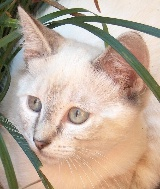
#> input picture data/raw/natural-images/cat/cat_0018.jpg, 160 x 189 px; its folder holds only this picture in this run
$ jupyter execute --allow-errors 02_preprocessing.ipynb
#> lines starting #> are read from the running program, lines starting #| are printed output that depends on the picture
### src/common.py
"""
Shared helpers used by all five notebooks.
Keeping paths, class names, the data loader and the evaluation routine in ONE place
guarantees that every model is trained/tested on the same split and scored the same way.
"""
import os, json, time
from pathlib import Path

import numpy as np
import pandas as pd
import matplotlib.pyplot as plt
from PIL import Image
from sklearn.metrics import (accuracy_score, precision_recall_fscore_support,
                             confusion_matrix, classification_report)

# --------------------------------------------------------------------------- paths
def _find_root():
    here = Path.cwd().resolve()
    for p in [here, *here.parents]:
        if (p / "src" / "common.py").exists():
            return p
    return here

ROOT       = _find_root()
RAW_DIR    = ROOT / "data" / "raw" / "natural-images"
PROC_DIR   = ROOT / "data" / "processed"
MODELS_DIR = ROOT / "models"
FIG_DIR    = ROOT / "results" / "figures"
MET_DIR    = ROOT / "results" / "metrics"
for _d in (PROC_DIR, MODELS_DIR, FIG_DIR, MET_DIR):
    _d.mkdir(parents=True, exist_ok=True)

# --------------------------------------------------------------------------- settings
# Quick mode (set NI_QUICK=1 before launching Jupyter) = tiny subset + 2-3 epochs,
# useful to check that everything runs before the full training.
QUICK = os.environ.get("NI_QUICK", "0") == "1"

CLASSES   = ["airplane", "car", "cat", "dog", "flower", "fruit", "motorbike", "person"]
IMG_SIZE  = 64                       # every image is resized to 64 x 64
SEED      = 42
TEST_SIZE = 0.20
MAX_PER_CLASS = 40 if QUICK else None        # None = use ALL images (6,899 in total)
EPOCHS = dict(mlp=3, cnn=3, resnet=2, vgg=2) if QUICK else dict(mlp=30, cnn=25, resnet=8, vgg=8)
USE_PRETRAINED = not QUICK                   # ImageNet weights (downloaded on first use)
TL_SIZE = 32 if QUICK else 96                # input size fed to ResNet50 / VGG16
IMG_EXT = {".jpg", ".jpeg", ".png", ".bmp"}

# --------------------------------------------------------------------------- data
def class_dir(cls):
    """Return the folder of one class (also works if the zip created a nested folder)."""
    direct = RAW_DIR / cls
    if direct.is_dir():
        return direct
    for p in RAW_DIR.rglob(cls):
        if p.is_dir():
            return p
    raise FileNotFoundError(
        f"Folder for class '{cls}' not found in {RAW_DIR}.\n"
        "Download the Natural Images dataset and place the 8 class folders "
        "inside data/raw/natural-images/")

def list_images(cls, max_n=None):
    files = sorted(p for p in class_dir(cls).iterdir() if p.suffix.lower() in IMG_EXT)
    return files[:max_n] if max_n else files

def load_dataset(size=IMG_SIZE, max_per_class=MAX_PER_CLASS):
    """Load every image as RGB uint8 array (N, size, size, 3) + integer labels (N,)."""
    X, y, bad = [], [], 0
    for label, cls in enumerate(CLASSES):
        for f in list_images(cls, max_per_class):
            try:
                img = Image.open(f).convert("RGB").resize((size, size), Image.BILINEAR)
                X.append(np.asarray(img, dtype=np.uint8)); y.append(label)
            except Exception:
                bad += 1
    if bad:
        print(f"Skipped {bad} unreadable files")
    return np.stack(X), np.array(y)

# [7 lines left out: function load_split, not called in this run]

# --------------------------------------------------------------------------- figures
def save_fig(name, dpi=150):
    path = FIG_DIR / name
    plt.savefig(path, dpi=dpi, bbox_inches="tight")
    print("saved ->", path.relative_to(ROOT))

# [14 lines left out: function show_samples, not called in this run]

# --------------------------------------------------------------------------- evaluation
def slug(name):
    return name.lower().replace(" ", "_").replace("/", "_")

# [67 lines left out: functions evaluate, plot_confusion, plot_history, show_predictions, compare, plot_comparison, not called in this run]

### notebooks/02_preprocessing.ipynb
# 02 - Preprocessing
**Goal:** turn the raw images of different sizes into clean arrays and create **one fixed train/test split** that *all ten models* will share.

| Step | Operation | Why |
|---|---|---|
| 1 | Show every operation on ONE image | understand what each step does |
| 2 | Load + resize all images to 64 x 64 | fixed input size |
| 3 | Grayscale version | HOG works on intensity/shape |
| 4 | Stratified 80 / 20 split | same class proportions in train and test |
| 5 | Save to `data/processed/dataset_64.npz` | notebooks 03-05 simply load it |

Pixel values are stored as `uint8` (0-255). Normalisation (/255) is done when a model needs it - this keeps the file small.

[cell 1]
import sys; sys.path.append("..")          # lets the notebook import src/common.py
from src.common import *
import matplotlib.pyplot as plt, numpy as np, pandas as pd
print("Project root:", ROOT)
print("QUICK mode:", QUICK)
from PIL import Image
from skimage.color import rgb2gray
from sklearn.model_selection import train_test_split

## Step 1 - Every operation on one example image

[cell 2]
f = list_images("cat")[0]
raw = Image.open(f).convert("RGB")
#> raw is the input picture: PIL image 160x189 RGB; mean R, G, B 189.7, 170.7, 153.8
resized = raw.resize((IMG_SIZE, IMG_SIZE), Image.BILINEAR)
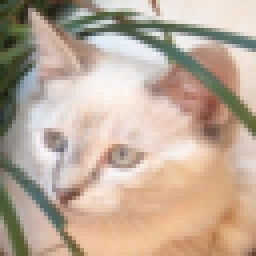
#> resized: PIL image 64x64 RGB (shown 4 times larger); mean R, G, B 189.8, 170.7, 153.8
arr_u8  = np.asarray(resized)                     # uint8, 0..255
arr_f   = arr_u8 / 255.0                          # float, 0..1   (normalisation)
gray    = rgb2gray(arr_f)                         # 64 x 64, one channel
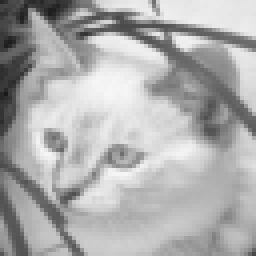
#> gray: shape (64, 64) float64 (shown 4 times larger); min 0.104, max 0.971, mean 0.681

fig, ax = plt.subplots(1, 5, figsize=(17, 3.4))
ax[0].imshow(raw);               ax[0].set_title(f"1. original {raw.size[0]}x{raw.size[1]} RGB")
ax[1].imshow(resized);           ax[1].set_title(f"2. resized {IMG_SIZE}x{IMG_SIZE} RGB")
ax[2].imshow(gray, cmap="gray"); ax[2].set_title("3. grayscale (for HOG)")
ax[3].hist(arr_u8.ravel(), bins=32, color="gray"); ax[3].set_title("pixel values 0-255 (uint8)")
ax[4].hist(arr_f.ravel(),  bins=32, color="steelblue"); ax[4].set_title("after /255 -> 0-1")
for a in ax[:3]: a.axis("off")
plt.tight_layout(); save_fig("02_preprocessing_steps.png"); plt.show()
#> in save_fig, `plt.savefig(path, dpi=dpi, bbox_inches="tight")`:
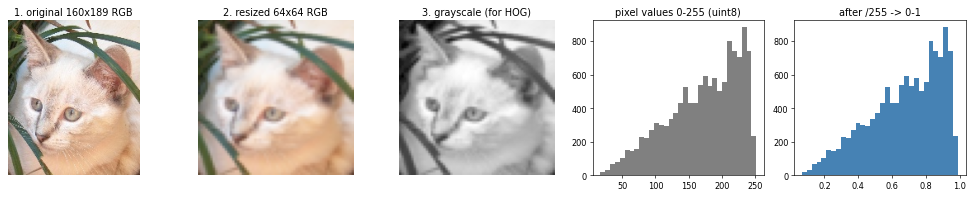
#> figure drawn by matplotlib, 5 panels; panel 4: tallest bar 881 high, from x = 230 to 237.3; panel 5: tallest bar 881 high, from x = 0.902 to 0.931
print("array shape:", arr_u8.shape, " dtype:", arr_u8.dtype, " -> gray shape:", gray.shape)
#| array shape: (64, 64, 3)  dtype: uint8  -> gray shape: (64, 64)

## Step 2 - Load and resize the whole dataset

#> (a cell that did not finish here is left out)

print("X:", X.shape, X.dtype, f"-> {X.nbytes/1e6:.0f} MB")
print("y:", y.shape, "classes:", np.bincount(y))

#> (a cell that did not finish here is left out)

## Step 3 - Grayscale preview (this is what HOG will "see")

#> (a cell that did not finish here is left out)

## Step 4 - Stratified train/test split
`stratify=y` keeps the same class proportions in both parts; `random_state` makes the split reproducible.
Because **every notebook loads this same file**, the ten models are compared on exactly the same test images.

#> (a cell that did not finish here is left out)

## Step 5 - Save

#> (a cell that did not finish here is left out)

## Next
`03_hog_traditional_ml.ipynb` converts these images to HOG features and trains the six traditional models.

$ run again, on data/raw/natural-images/cat/cat_0084.jpg
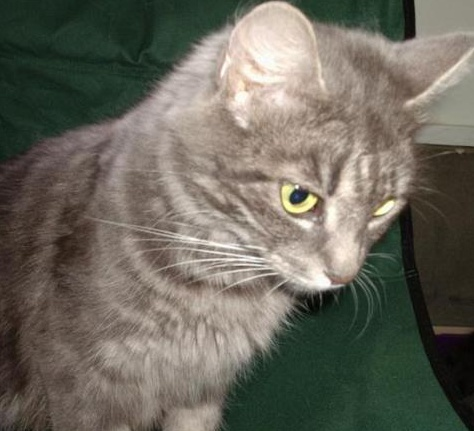
#> input picture data/raw/natural-images/cat/cat_0084.jpg, 474 x 431 px
#> raw is the input picture: PIL image 474x431 RGB; mean R, G, B 107.5, 104.1, 93.1
#> `resized = raw.resize((IMG_SIZE, IMG_SIZE), Image.BILINEAR)`:
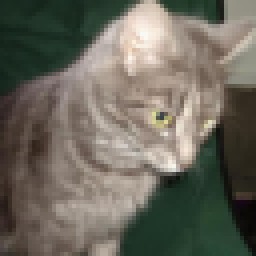
#> resized: PIL image 64x64 RGB (shown 4 times larger); mean R, G, B 107.5, 104.1, 93.1
#| array shape: (64, 64, 3)  dtype: uint8  -> gray shape: (64, 64)

$ run again, on data/raw/natural-images/cat/cat_0113.jpg
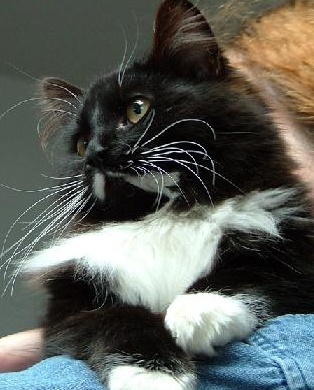
#> input picture data/raw/natural-images/cat/cat_0113.jpg, 314 x 390 px
#> raw is the input picture: PIL image 314x390 RGB; mean R, G, B 91.6, 95.3, 89.6
#> `resized = raw.resize((IMG_SIZE, IMG_SIZE), Image.BILINEAR)`:
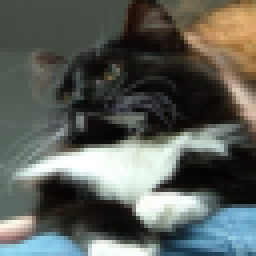
#> resized: PIL image 64x64 RGB (shown 4 times larger); mean R, G, B 91.6, 95.3, 89.6
#> `gray    = rgb2gray(arr_f)`:
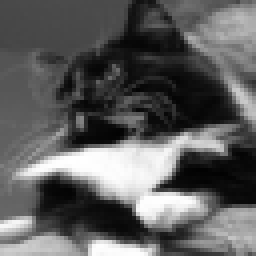
#> gray: shape (64, 64) float64 (shown 4 times larger); min 0.00979, max 1, mean 0.369
#| array shape: (64, 64, 3)  dtype: uint8  -> gray shape: (64, 64)

$ run again, on data/raw/natural-images/cat/cat_0114.jpg
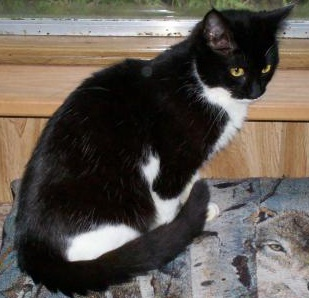
#> input picture data/raw/natural-images/cat/cat_0114.jpg, 309 x 298 px
#> raw is the input picture: PIL image 309x298 RGB; mean R, G, B 93.2, 85.8, 78.6
#> `resized = raw.resize((IMG_SIZE, IMG_SIZE), Image.BILINEAR)`:
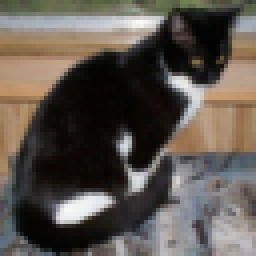
#> resized: PIL image 64x64 RGB (shown 4 times larger); mean R, G, B 93.2, 85.8, 78.6
#> `gray    = rgb2gray(arr_f)`:
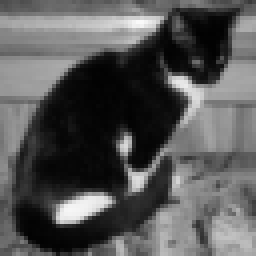
#> gray: shape (64, 64) float64 (shown 4 times larger); min 0.00784, max 0.978, mean 0.341
#| array shape: (64, 64, 3)  dtype: uint8  -> gray shape: (64, 64)

$ run again, on data/raw/natural-images/cat/cat_0048.jpg
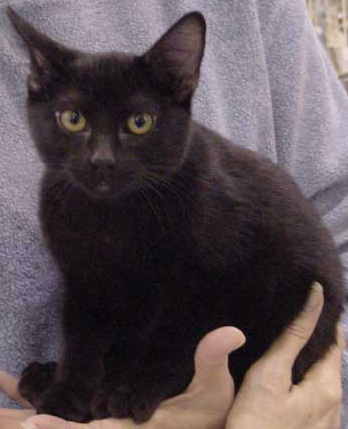
#> input picture data/raw/natural-images/cat/cat_0048.jpg, 348 x 429 px
#> raw is the input picture: PIL image 348x429 RGB; mean R, G, B 88.8, 77.9, 81.4
#> `resized = raw.resize((IMG_SIZE, IMG_SIZE), Image.BILINEAR)`:
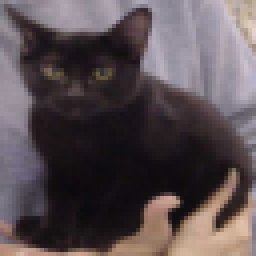
#> resized: PIL image 64x64 RGB (shown 4 times larger); mean R, G, B 88.8, 77.9, 81.4
#> `gray    = rgb2gray(arr_f)`:
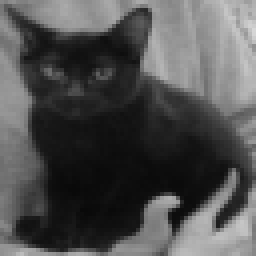
#> gray: shape (64, 64) float64 (shown 4 times larger); min 0.0372, max 0.842, mean 0.316
#| array shape: (64, 64, 3)  dtype: uint8  -> gray shape: (64, 64)
